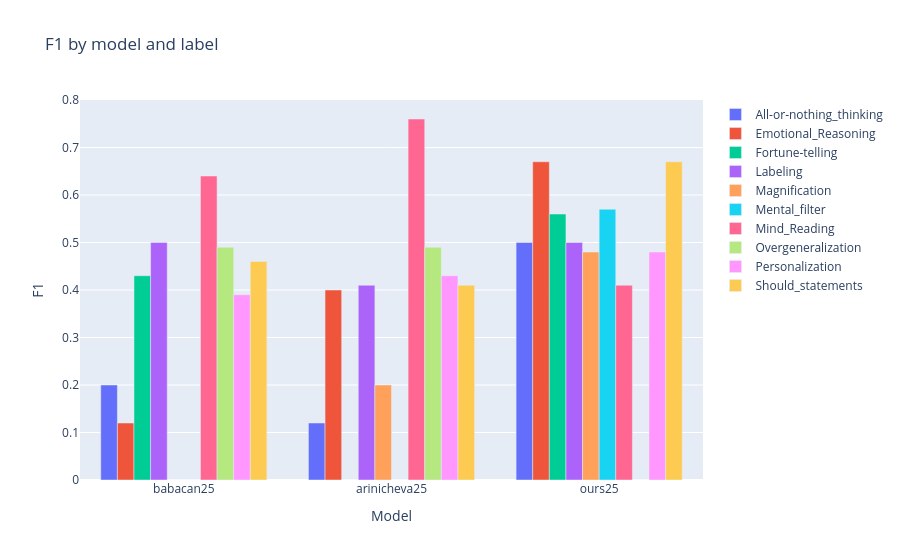

Notebook code for this chart:
### Code cell
# Visualize distiortion-specific F1 performances

metric_names = labels
model_metrics = {
'babacan25':   numbers_babakan,
'arinicheva25':   numbers_arinicheva,
'ours25': numbers_ours
}
fig = go.Figure()
for i in range(len(labels)):
    fig.add_trace(go.Bar(
        name=metric_names[i],
        x=list(model_metrics), y=[model_metrics[m][i] for m in model_metrics],
    ))
fig.update_layout(
    barmode='group', # Group bars by model
    title='F1 by model and label', # Add a title
    xaxis_title='Model', # Label the x-axis
    yaxis_title='F1', # Label the y-axis
    hovermode='closest' # Improve hover behavior
)
fig.show()

### Figure 1 — Plotly figure (JSON) as saved in the notebook; plotly's stock layout.template omitted (floating-point values rounded to 4 significant figures)
{"data": [{"name": "All-or-nothing_thinking", "type": "bar", "x": ["babacan25", "arinicheva25", "ours25"], "y": [0.2, 0.12, 0.5]}, {"name": "Emotional_Reasoning", "type": "bar", "x": ["babacan25", "arinicheva25", "ours25"], "y": [0.12, 0.4, 0.67]}, {"name": "Fortune-telling", "type": "bar", "x": ["babacan25", "arinicheva25", "ours25"], "y": [0.43, 0, 0.56]}, {"name": "Labeling", "type": "bar", "x": ["babacan25", "arinicheva25", "ours25"], "y": [0.5, 0.41, 0.5]}, {"name": "Magnification", "type": "bar", "x": ["babacan25", "arinicheva25", "ours25"], "y": [0, 0.2, 0.48]}, {"name": "Mental_filter", "type": "bar", "x": ["babacan25", "arinicheva25", "ours25"], "y": [0, 0, 0.57]}, {"name": "Mind_Reading", "type": "bar", "x": ["babacan25", "arinicheva25", "ours25"], "y": [0.64, 0.76, 0.41]}, {"name": "Overgeneralization", "type": "bar", "x": ["babacan25", "arinicheva25", "ours25"], "y": [0.49, 0.49, 0]}, {"name": "Personalization", "type": "bar", "x": ["babacan25", "arinicheva25", "ours25"], "y": [0.39, 0.43, 0.48]}, {"name": "Should_statements", "type": "bar", "x": ["babacan25", "arinicheva25", "ours25"], "y": [0.46, 0.41, 0.67]}], "layout": {"barmode": "group", "hovermode": "closest", "title": {"text": "F1 by model and label"}, "xaxis": {"title": {"text": "Model"}}, "yaxis": {"title": {"text": "F1"}}}}
